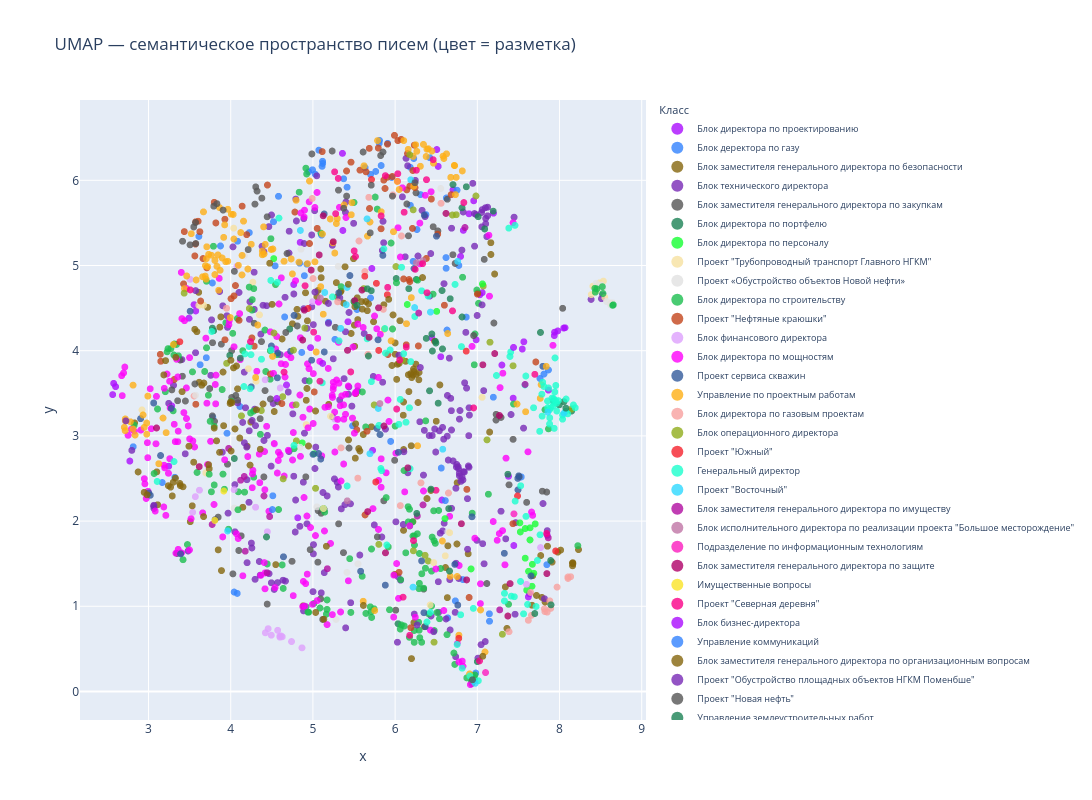

The cell this chart's notebook holds for it:
### Code cell
reducer = umap.UMAP(
    n_components=2,
    n_neighbors=40,      
    min_dist=0.1, # для плотности и компактности кластеров
    metric="cosine",
    random_state=42
)
embedding_2d = reducer.fit_transform(embeddings)

clusterer = hdbscan.HDBSCAN(
    min_cluster_size=15,   # 1% от датасета 
    min_samples=5,
    metric="euclidean"     # кластеризуем в 2D пространстве
)
cluster_labels = clusterer.fit_predict(embedding_2d)

labels = data["label"].astype(str).tolist()
# данные для визуализации
df_plot = pd.DataFrame({
    "x":           embedding_2d[:, 0],
    "y":           embedding_2d[:, 1],
    "label":       labels,
    "cluster":     cluster_labels.astype(str),
    "text_preview": [t[:120] + "..." for t in texts]
})

fig = px.scatter(
    df_plot,
    x="x", y="y",
    color="label",
    hover_data=["text_preview", "cluster", "label"],
    title="UMAP — семантическое пространство писем (цвет = разметка)",
    color_discrete_sequence=px.colors.qualitative.Alphabet,  # 26 цветов
    width=1200, height=800,
    opacity=0.8
)
fig.update_traces(marker=dict(size=7))
fig.update_layout(legend=dict(
    font=dict(size=9),
    itemsizing="constant",
    title="Класс"
))
fig.write_html("umap_emails_with_no_placeholders.html")
fig.show()
print("Готово → umap_emails_with_no_placeholders.html")

# ── 7. Метрики совпадения кластеров с разметкой ───────────────────────────────
print( f"Найдено кластеров   : {len(set(cluster_labels)) - (1 if -1 in cluster_labels else 0)}")
print(f"Шумовых точек       : {(cluster_labels == -1).sum()} / {len(cluster_labels)}")
